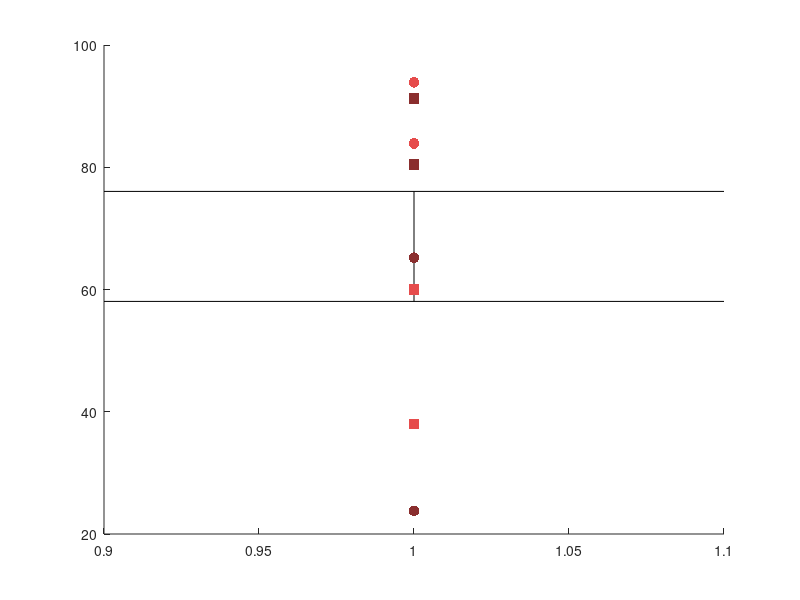

Write MATLAB code to recreate this figure. (Note: this script raises an error after producing the figure.)
%% Flavor preference - WT mice 
% Data
preference = [93.9, 83.9, 29.2, 46.0, 63.0, 38.0, 60.0, 28.6, 98.6, 72.0,...
    91.2,80.4,61.0,3.2,79.4,23.8,65.2,8.9,93.8,11.1,...
    0.0472972972972973*100, 0.152*100, 0.194630872483221*100, 0.241071428571429*100, 0.0594594594594595*100,...
    0.159574468085106*100, 0.21875*100, 0.225225225225225*100, 0.589473684210526*100, 0.606451612903226*100,...
    0.709876543209877*100, 0.73469387755102*100, 0.25*100, 0.608433734939759*100, 0.611570247933884*100,...
    0.766304347826087*100]; % yes I just pasted these in. Yes, this is hacky. So what
group = {'Backward', 'Backward', 'Forward', 'Forward', 'Control', 'Backward', 'Backward', 'Forward', 'Control', 'Control',...
    'Backward', 'Backward', 'Forward', 'Forward', 'Control', 'Backward', 'Backward', 'Forward', 'Control', 'Control',...
    'Forward-prev.', 'Forward-prev.','Forward-prev.', 'Forward-prev.','Forward-prev.', 'Forward-prev.',...
    'Forward-prev.', 'Forward-prev.','Control-prev.', 'Control-prev.',...
    'Control-prev.', 'Control-prev.','Control-prev.', 'Control-prev.','Control-prev.', 'Control-prev.'};
sex = {'M', 'M','M','M','M','F','F','F','F','F','F-JF','F-JF','F-JF','F-JF','F-JF',...
    'M-JF', 'M-JF','M-JF','M-JF','M-JF','U','U','U','U','U','U','U','U','U','U','U','U','U','U','U','U'};

% Get unique group names
uniqueGroups = {'Backward', 'Forward', 'Forward-prev.', 'Control', 'Control-prev.'};

% Create figure
figure;
hold on;

% Define x positions for the groups
xPositions = 1:length(uniqueGroups);

% Colors for the groups
groupColors = [0.9, 0.3, 0.3; ...
    0.2, 0.6, 0.8;  0.1, 0.5, 0.7;...
    0.2, 0.6, 0.2;...
    0.3, 0.7, 0.3];

% Define markers for sex - now M and M-JF use same marker, F and F-JF use same marker
maleMarker = 'o';
femaleMarker = 's';
unknownMarker = 'diamond';
markerSize = 60;

% Define color adjustment factor for JF mouseys - make them darker
colorAdjustFactor = 0.6; % Values less than 1 make colors darker

% Initialize 
groupData = cell(1, length(uniqueGroups));

% Loop 
for i = 1:length(uniqueGroups)
    % Find indices of mice in current group
    groupIndices = strcmp(group, uniqueGroups{i});
    
    % Get preference values for this group
    currGroupData = preference(groupIndices);
    currGroupSex = sex(groupIndices);
    
    % Store data for statistical analysis
    groupData{i} = currGroupData;
    
    % Plot individual data points with different markers based on sex
    for j = 1:length(currGroupData)
        % Set base color from group
        baseColor = groupColors(i,:);
        
        % Determine if this is a JF mouse and adjust color if needed
        if strcmp(currGroupSex{j}, 'M-JF') 
            adjustedColor = baseColor * colorAdjustFactor; % darker shade for JF
            scatter(xPositions(i), currGroupData(j), markerSize, adjustedColor, maleMarker, 'filled');
        elseif strcmp(currGroupSex{j}, 'F-JF')
            adjustedColor = baseColor * colorAdjustFactor; % darker shade for JF
            scatter(xPositions(i), currGroupData(j), markerSize, adjustedColor, femaleMarker, 'filled');
        elseif strcmp(currGroupSex{j}, 'M')
            scatter(xPositions(i), currGroupData(j), markerSize, baseColor, maleMarker, 'filled');
        elseif strcmp(currGroupSex{j}, 'F')
            scatter(xPositions(i), currGroupData(j), markerSize, baseColor, femaleMarker, 'filled');
        else
            scatter(xPositions(i), currGroupData(j), markerSize, baseColor, unknownMarker, 'filled');
        end
    end
    
    % Calculate mean and standard error
    groupMean = mean(currGroupData);
    groupSE = std(currGroupData)/sqrt(length(currGroupData));
    
    % Plot mean and standard error
    errorbar(xPositions(i), groupMean, groupSE, 'k', 'LineWidth', 2, 'CapSize', 10);
end

% Create custom legend items for the different markers and colors
% JF colors (darker shade)
h1 = scatter(NaN, NaN, markerSize, 'k', maleMarker, 'filled');
h2 = scatter(NaN, NaN, markerSize, 'k', femaleMarker, 'filled');
% Regular colors
h3 = scatter(NaN, NaN, markerSize, [0.6 0.6 0.6], maleMarker, 'filled'); 
h4 = scatter(NaN, NaN, markerSize, [0.6 0.6 0.6], femaleMarker, 'filled'); 
h5 = scatter(NaN, NaN, markerSize, [0.6 0.6 0.6], unknownMarker, 'filled');

% Add the legend with the new items
legend([h1, h2, h3, h4, h5], {'Male-JF', 'Female-JF', 'Male', 'Female', 'Unknown'}, 'Location', 'northeast');

% Set axis properties
xlim([0.5, length(uniqueGroups)+0.5]);
ylim([0, 120]); 
xticks(xPositions);
xticklabels(uniqueGroups);
ylabel('Preference (%)');
title('Flavor Preference');


set(gca, 'FontSize', 12, 'LineWidth', 1.5, 'Box', 'on');
grid on;
hold off;
prettify_plot;